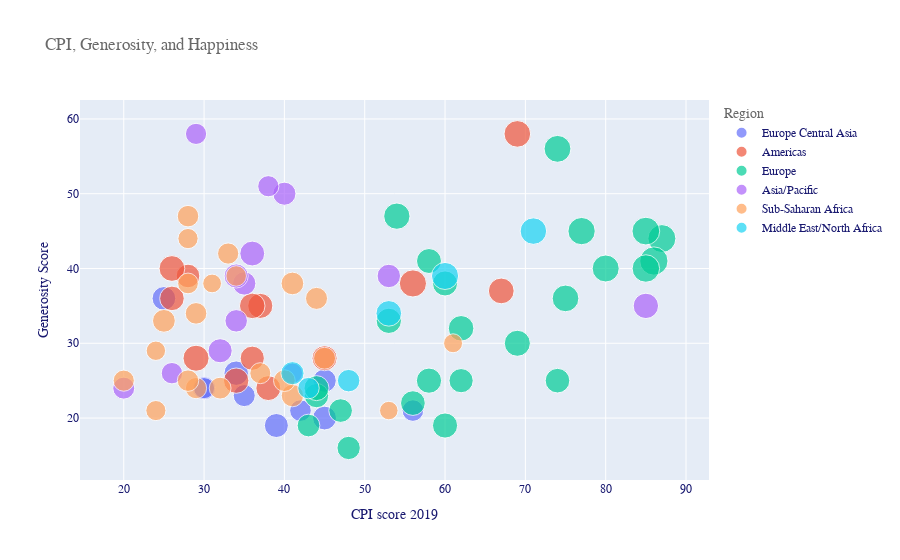

The cell this chart's notebook holds for it:
### Code cell
# Plotting Generosity vs. Corruption Perception Index where the size of the bubble for a country is based
# on the Happiness score.
bubble2()

### Figure 1 — Plotly figure (JSON) as saved in the notebook; plotly's stock layout.template omitted (floating-point values rounded to 4 significant figures)
{"data": [{"hovertemplate": "<b>%{hovertext}</b><br><br>Region=Europe Central Asia<br>CPI score 2019=%{x}<br>Generosity Score=%{y}<br>Happiness Score=%{marker.size}<extra></extra>", "hovertext": ["Albania", "Armenia", "Azerbaijan", "Belarus", "Georgia", "Kazakhstan", "Montenegro", "Serbia", "Tajikistan", "Ukraine"], "legendgroup": "Europe Central Asia", "marker": {"color": "#636efa", "size": [4.719, 4.559, 5.208, 5.323, 4.519, 5.809, 5.523, 5.603, 5.467, 4.332], "sizemode": "area", "sizeref": 0.01942, "symbol": "circle"}, "mode": "markers", "name": "Europe Central Asia", "orientation": "v", "showlegend": true, "type": "scatter", "x": [35, 42, 30, 45, 56, 34, 45, 39, 25, 30], "xaxis": "x", "y": [23, 21, 24, 25, 21, 26, 20, 19, 36, 24], "yaxis": "y"}, {"hovertemplate": "<b>%{hovertext}</b><br><br>Region=Americas<br>CPI score 2019=%{x}<br>Generosity Score=%{y}<br>Happiness Score=%{marker.size}<extra></extra>", "hovertext": ["Argentina", "Chile", "Colombia", "Costa Rica", "Dominican Republic", "Ecuador", "El Salvador", "Guatemala", "Honduras", "Mexico", "Panama", "Peru", "United States"], "legendgroup": "Americas", "marker": {"color": "#EF553B", "size": [6.086, 6.444, 6.125, 7.167, 5.425, 6.028, 6.253, 6.436, 5.86, 6.595, 6.321, 5.697, 6.892], "sizemode": "area", "sizeref": 0.01942, "symbol": "circle"}, "mode": "markers", "name": "Americas", "orientation": "v", "showlegend": true, "type": "scatter", "x": [45, 67, 37, 56, 28, 38, 34, 26, 26, 29, 36, 36, 69], "xaxis": "x", "y": [28, 37, 35, 38, 39, 24, 25, 40, 36, 28, 35, 28, 58], "yaxis": "y"}, {"hovertemplate": "<b>%{hovertext}</b><br><br>Region=Europe<br>CPI score 2019=%{x}<br>Generosity Score=%{y}<br>Happiness Score=%{marker.size}<extra></extra>", "hovertext": ["Austria", "Belgium", "Bulgaria", "Croatia", "Cyprus", "Denmark", "Estonia", "Finland", "France", "Greece", "Hungary", "Ireland", "Italy", "Latvia", "Lithuania", "Luxembourg", "Malta", "Poland", "Portugal", "Romania", "Slovenia", "Spain", "Sweden", "Switzerland"], "legendgroup": "Europe", "marker": {"color": "#00cc96", "size": [7.246, 6.923, 5.011, 5.432, 6.046, 7.6, 5.893, 7.769, 6.592, 5.287, 5.758, 7.021, 6.223, 5.94, 6.149, 7.09, 6.726, 6.182, 5.693, 6.07, 6.118, 6.354, 7.343, 7.48], "sizemode": "area", "sizeref": 0.01942, "symbol": "circle"}, "mode": "markers", "name": "Europe", "orientation": "v", "showlegend": true, "type": "scatter", "x": [77, 75, 43, 47, 58, 87, 74, 86, 69, 48, 44, 74, 53, 56, 60, 80, 54, 58, 62, 44, 60, 62, 85, 85], "xaxis": "x", "y": [45, 36, 19, 21, 41, 44, 25, 41, 30, 16, 23, 56, 33, 22, 19, 40, 47, 25, 25, 24, 38, 32, 40, 45], "yaxis": "y"}, {"hovertemplate": "<b>%{hovertext}</b><br><br>Region=Asia/Pacific<br>CPI score 2019=%{x}<br>Generosity Score=%{y}<br>Happiness Score=%{marker.size}<extra></extra>", "hovertext": ["Bangladesh", "Cambodia", "India", "Indonesia", "Malaysia", "Mongolia", "Myanmar", "Nepal", "Pakistan", "Philippines", "Singapore", "Sri Lanka", "Thailand"], "legendgroup": "Asia/Pacific", "marker": {"color": "#ab63fa", "size": [4.456, 4.7, 4.015, 5.192, 5.339, 5.285, 4.36, 4.913, 5.653, 5.631, 6.262, 4.366, 6.008], "sizemode": "area", "sizeref": 0.01942, "symbol": "circle"}, "mode": "markers", "name": "Asia/Pacific", "orientation": "v", "showlegend": true, "type": "scatter", "x": [26, 20, 41, 40, 53, 35, 29, 34, 32, 34, 85, 38, 36], "xaxis": "x", "y": [26, 24, 26, 50, 39, 38, 58, 33, 29, 39, 35, 51, 42], "yaxis": "y"}, {"hovertemplate": "<b>%{hovertext}</b><br><br>Region=Sub-Saharan Africa<br>CPI score 2019=%{x}<br>Generosity Score=%{y}<br>Happiness Score=%{marker.size}<extra></extra>", "hovertext": ["Benin", "Botswana", "Burkina Faso", "Cameroon", "Chad", "Ethiopia", "Ghana", "Guinea", "Kenya", "Liberia", "Madagascar", "Malawi", "Mali", "Mauritania", "Niger", "Rwanda", "Senegal", "Sierra Leone", "South Africa", "Uganda", "Zambia", "Zimbabwe"], "legendgroup": "Sub-Saharan Africa", "marker": {"color": "#FFA15A", "size": [4.883, 3.488, 4.587, 5.044, 4.35, 4.286, 4.996, 4.534, 4.509, 3.975, 3.933, 3.41, 4.39, 4.49, 4.628, 3.334, 4.681, 4.374, 4.722, 4.189, 4.107, 3.663], "sizemode": "area", "sizeref": 0.01942, "symbol": "circle"}, "mode": "markers", "name": "Sub-Saharan Africa", "orientation": "v", "showlegend": true, "type": "scatter", "x": [41, 61, 40, 25, 20, 37, 41, 29, 28, 28, 24, 31, 29, 28, 32, 53, 45, 33, 44, 28, 34, 24], "xaxis": "x", "y": [23, 30, 25, 33, 25, 26, 38, 34, 47, 44, 21, 38, 24, 25, 24, 21, 28, 42, 36, 38, 39, 29], "yaxis": "y"}, {"hovertemplate": "<b>%{hovertext}</b><br><br>Region=Middle East/North Africa<br>CPI score 2019=%{x}<br>Generosity Score=%{y}<br>Happiness Score=%{marker.size}<extra></extra>", "hovertext": ["Israel", "Jordan", "Morocco", "Saudi Arabia", "Tunisia", "United Arab Emirates"], "legendgroup": "Middle East/North Africa", "marker": {"color": "#19d3f3", "size": [7.139, 4.906, 5.208, 6.375, 4.461, 6.825], "sizemode": "area", "sizeref": 0.01942, "symbol": "circle"}, "mode": "markers", "name": "Middle East/North Africa", "orientation": "v", "showlegend": true, "type": "scatter", "x": [60, 48, 41, 53, 43, 71], "xaxis": "x", "y": [39, 25, 26, 34, 24, 45], "yaxis": "y"}], "layout": {"font": {"color": "midnightblue", "family": "Courier New"}, "legend": {"itemsizing": "constant", "title": {"font": {"color": "dimgrey"}, "text": "Region"}, "tracegroupgap": 0}, "title": {"font": {"color": "dimgrey", "family": "Times New Roman"}, "text": "CPI, Generosity, and Happiness"}, "xaxis": {"anchor": "y", "domain": [0, 1], "title": {"text": "CPI score 2019"}}, "yaxis": {"anchor": "x", "domain": [0, 1], "title": {"text": "Generosity Score"}}}}
